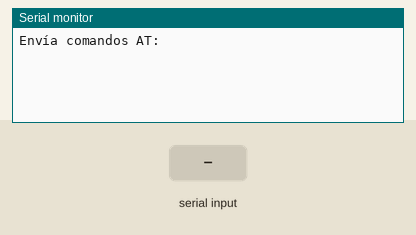
This sketch was run on a simulated Arduino Mega 2560, built with avr-gcc and run on an emulated ATmega2560. On the bench: the last lines printed to the serial monitor. The test bench sets the inputs (shaded band).

Above: at 1.7 s.
1.8 s: "1" received over the second serial link
At 2.4 s:
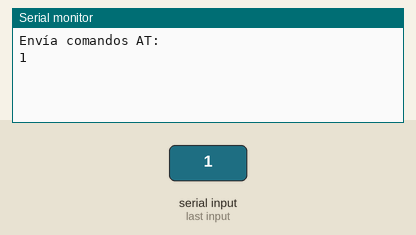
3.3 s: "0" received over the second serial link
At 4.8 s:
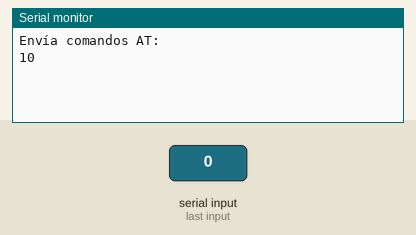

Measured:
- after the input at 1.8 s, the serial monitor: prints a new line at once (image 1)
- after the input at 3.3 s, the serial monitor: prints a new line at once (image 2)

The sketch:

config_HC05.ino
```cpp
/*
 Pablo Sánchez Carmona - TFG - Universidad de Granada
 Configurar modulo BLUETOOTH HC-05 con Arduino MEGA.

 1. Conectamos los pins RXD,TDX del módulo Bluetooth al Serial1 (18 y 19).
    - Pin 18TX1 al RXD del módulo con un divisor resistivo (5k y 10k por ejemplo)
    - Pin 19RX1 al TXD del módulo directamente.
 2. Cargamos este programa al MEGA y desconectamos la energía del módulo Bluetooth.
 3. Presionamos el botón del módulo y luego volvemos a dar energía, debe quedar el led rojo titilando lentamente.
 4. Debemos cambiar la velocidad del COM usado por el Mega.
    - Ir a Panel de control de windows, administrador de dispositivos y cambiar la velocidad (según se desee).
 */

void setup() {
  delay(500);
  Serial1.begin(38400);
  Serial.begin(9600);
  Serial.println("Envía comandos AT:");
}

void loop() {

  if (Serial1.available()){
    Serial.write(Serial1.read());
  }

  if (Serial.available()){
    Serial1.write(Serial.read());
  }
}
```
